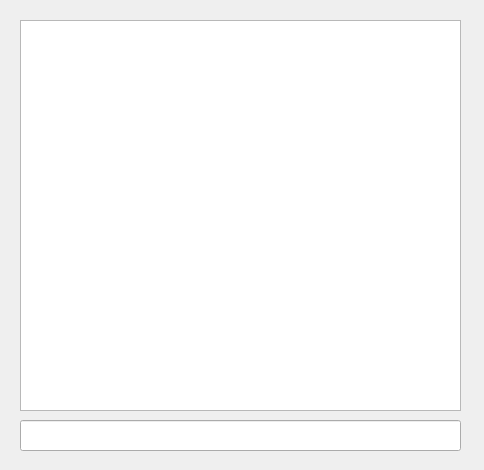
<?xml version="1.0" encoding="UTF-8"?>
<ui version="4.0">
 <class>Lichka</class>
 <widget class="QDialog" name="Lichka">
  <property name="geometry">
   <rect>
    <x>0</x>
    <y>0</y>
    <width>484</width>
    <height>470</height>
   </rect>
  </property>
  <property name="windowTitle">
   <string>Dialog</string>
  </property>
  <widget class="QTextEdit" name="Lichka_Chat">
   <property name="geometry">
    <rect>
     <x>20</x>
     <y>20</y>
     <width>441</width>
     <height>391</height>
    </rect>
   </property>
  </widget>
  <widget class="QLineEdit" name="lineEdit">
   <property name="geometry">
    <rect>
     <x>20</x>
     <y>420</y>
     <width>441</width>
     <height>31</height>
    </rect>
   </property>
  </widget>
 </widget>
 <resources/>
 <connections/>
</ui>
